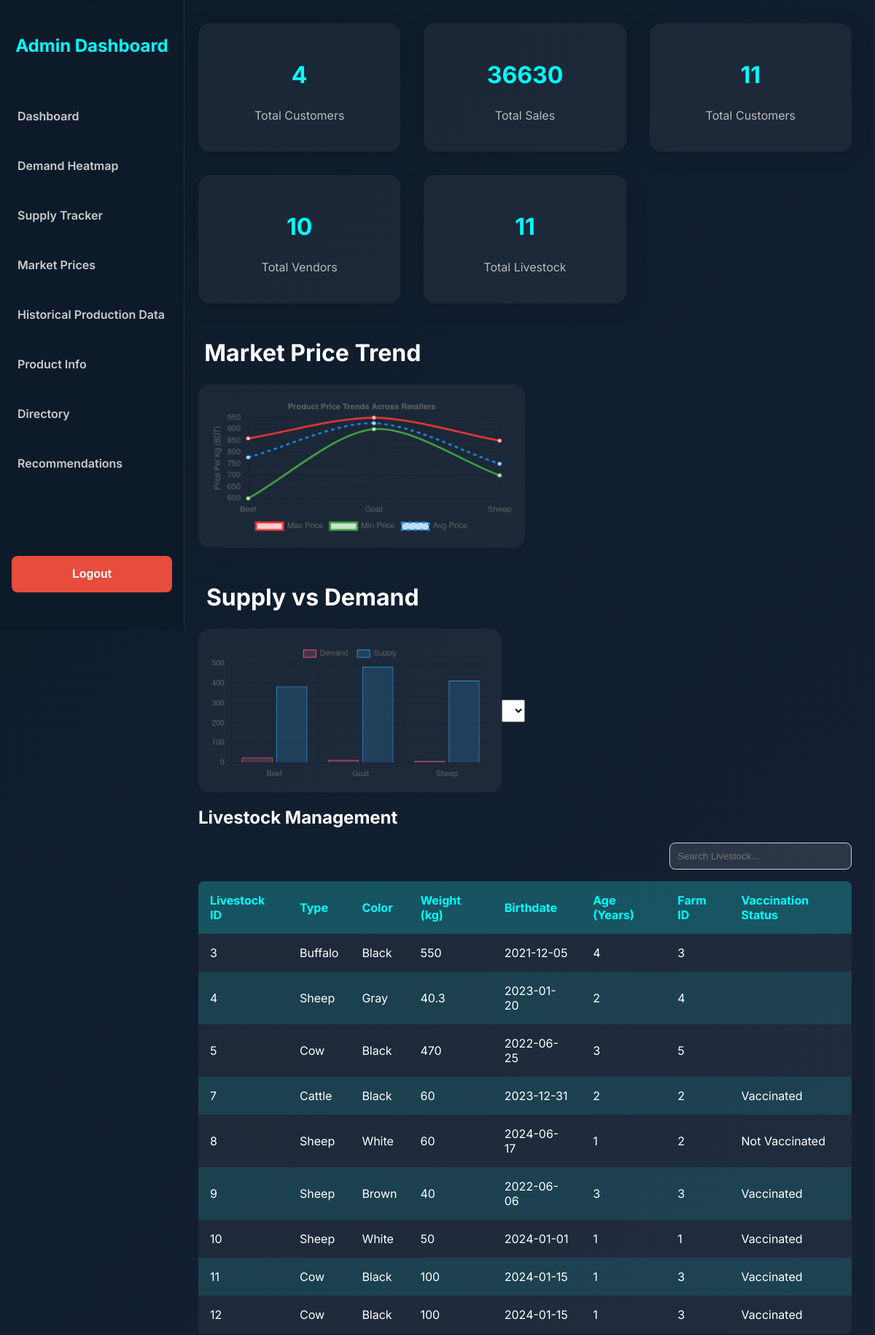
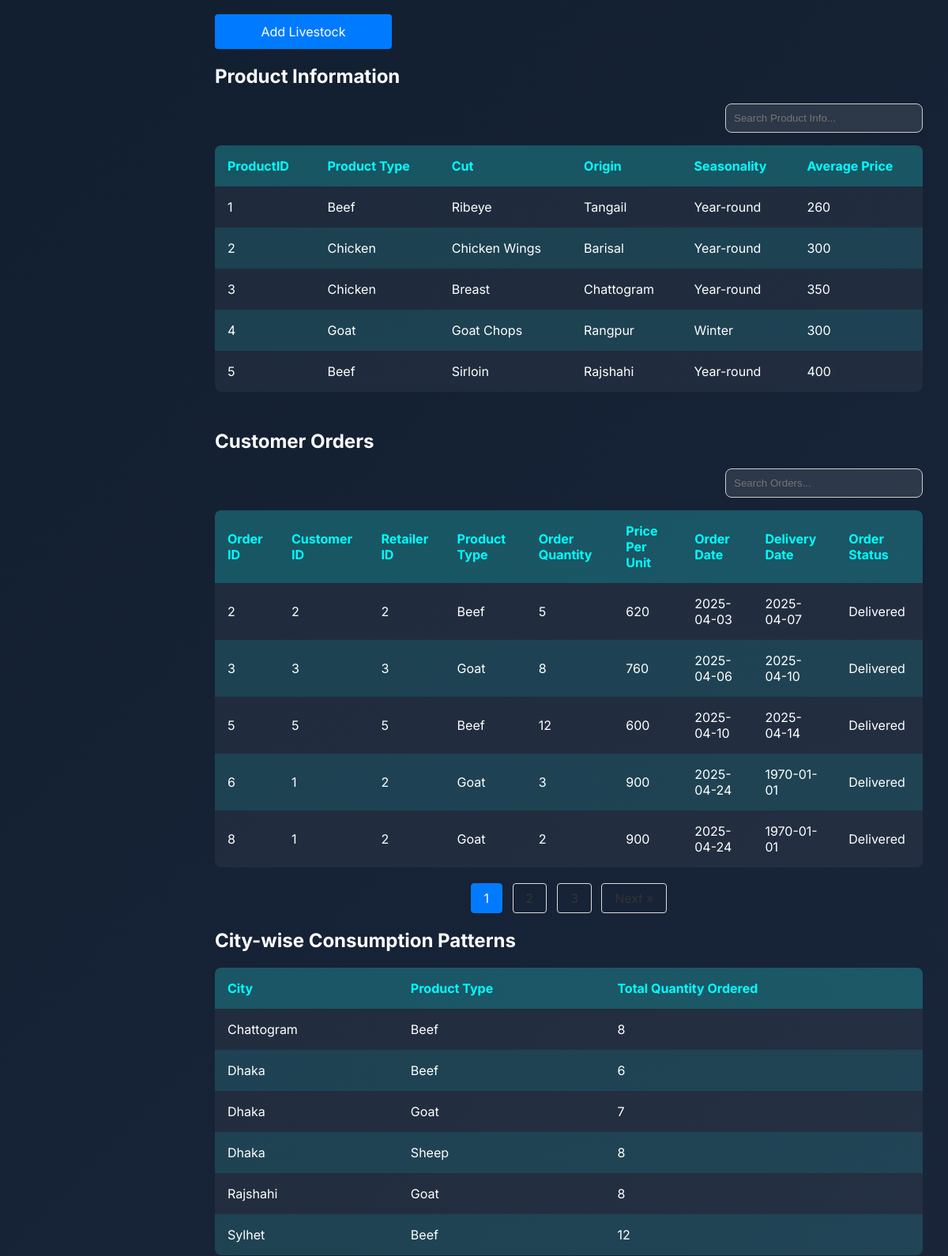
The app's page /admin.php (upper part) with its own data (2 pictures, top to bottom).
### tables this page shows
CREATE TABLE `livestock` (
  `LivestockID` int(11) NOT NULL,
  `Type` varchar(50) DEFAULT NULL,
  `Color` varchar(50) DEFAULT NULL,
  `Weight` float DEFAULT NULL,
  `Birthdate` date DEFAULT NULL,
  `Age` int(11) DEFAULT NULL,
  `FarmID` int(11) NOT NULL,
  `VaccinationStatus` varchar(50) NOT NULL
);

CREATE TABLE `meat_product` (
  `ProductID` int(11) NOT NULL,
  `type` varchar(30) NOT NULL,
  `origin` varchar(50) NOT NULL,
  `seasonality` varchar(50) NOT NULL,
  `cut` varchar(50) NOT NULL,
  `Quantity` float DEFAULT NULL,
  `Price` float DEFAULT NULL,
  `BatchID` int(11) DEFAULT NULL
);

CREATE TABLE `customer_order` (
  `OrderID` int(11) NOT NULL,
  `CustomerID` int(11) DEFAULT NULL,
  `RetailerID` int(11) DEFAULT NULL,
  `ProductType` varchar(50) NOT NULL,
  `OrderQuantity` int(11) DEFAULT NULL,
  `PricePerUnit` float DEFAULT NULL,
  `OrderDate` date DEFAULT NULL,
  `DeliveryDate` date DEFAULT NULL,
  `OrderStatus` varchar(50) DEFAULT NULL
);

### admin.php (the view, shortened to what this page needs)
<?php
include "db.php";
$sql = "SELECT COUNT(*) AS TotalCustomers FROM customer";
$result = $conn->query($sql);
if ($result->num_rows > 0) {
  $row = $result->fetch_assoc();
  $totalCustomers = $row['TotalCustomers'];
} else {
  $totalCustomers = 0;
}
$sql_sales = "SELECT SUM(OrderQuantity * PricePerUnit) AS TotalSales FROM customer_order";
$result_sales = $conn->query($sql_sales);
$totalSales = 0;
if ($result_sales->num_rows > 0) {
  $row = $result_sales->fetch_assoc();
  $totalSales = $row['TotalSales'];
}
$sql_customer_orders = "SELECT COUNT(*) AS TotalCustomerOrders FROM customer_order";
$result_customer_orders = $conn->query($sql_customer_orders);
$totalCustomerOrders = 0;
if ($result_customer_orders->num_rows > 0) {
  $row = $result_customer_orders->fetch_assoc();
  $totalCustomerOrders = $row['TotalCustomerOrders'];
}
$sql_vendors = "SELECT (SELECT COUNT(*) FROM wholesaler) + (SELECT COUNT(*) FROM retailer) AS TotalVendors";
$result_vendors = $conn->query($sql_vendors);
$totalVendors = 0;
if ($result_vendors->num_rows > 0) {
  $row = $result_vendors->fetch_assoc();
  $totalVendors = $row['TotalVendors'];
}
$trendSQL = "SELECT ProductType,
                    MAX(PricePerUnit) AS MaxPrice,
                    MIN(PricePerUnit) AS MinPrice,
                    ROUND(AVG(PricePerUnit), 2) AS AvgPrice
             FROM retailer_product
             GROUP BY ProductType";
$trendResult = $conn->query($trendSQL);
$productTypes = [];
$maxPrices = [];
$minPrices = [];
$avgPrices = [];
if ($trendResult->num_rows > 0) {
    while($row = $trendResult->fetch_assoc()) {
        $productTypes[] = $row['ProductType'];
        $maxPrices[] = (int)$row['MaxPrice'];
        $minPrices[] = (int)$row['MinPrice'];
        $avgPrices[] = (float)$row['AvgPrice'];
    }
}
$sql = "
    SELECT
        demand.ProductType,
        IFNULL(demand.total_demand, 0) AS total_demand,
        IFNULL(supply.total_supply, 0) AS total_supply
    FROM
        (SELECT
            ProductType,
            SUM(OrderQuantity) AS total_demand
        FROM
            customer_order
        GROUP BY
            ProductType) AS demand
    LEFT JOIN
        (SELECT
            ProductType,
            SUM(AvailableQuantity) AS total_supply
        FROM
            wholesaler_product
        GROUP BY
            ProductType) AS supply
    ON demand.ProductType = supply.ProductType;
";
$result = $conn->query($sql);
$product_names = [];
$demand_values = [];
$supply_values = [];
while ($row = $result->fetch_assoc()) {
  $product_names[] = $row['ProductType'];
  $demand_values[] = $row['total_demand'];
  $supply_values[] = $row['total_supply'];
}
$sql_livestock = "SELECT * FROM livestock";
$result_livestock = $conn->query($sql_livestock);
$sql = "SELECT * FROM meat_product";
$result_meat = $conn->query($sql);
$ordersPerPage = 5;
$page = isset($_GET['page']) ? (int)$_GET['page'] : 1;
$offset = ($page - 1) * $ordersPerPage;
$countResult = $conn->query("SELECT COUNT(*) AS total FROM customer_order");
$rowCount = $countResult->fetch_assoc();
$totalOrders = $rowCount['total'];
$totalPages = ceil($totalOrders / $ordersPerPage);
$sql = "SELECT * FROM customer_order LIMIT $offset, $ordersPerPage";
$result_orders = $conn->query($sql);
$sql_citywise = "SELECT c.City, co.ProductType, SUM(co.OrderQuantity) AS TotalQuantity
                 FROM customer_order co
                 JOIN customer c ON co.CustomerID = c.CustomerID
                 GROUP BY c.City, co.ProductType
                 ORDER BY c.City";
$result_citywise = mysqli_query($conn, $sql_citywise);
$data = [];
while ($row = mysqli_fetch_assoc($result_citywise)) {
    $data[] = $row;
}
?>
<!DOCTYPE html>
<html lang="en">
<head>
</head>
<body>
    <div class="sidebar">
        <h1>Admin Dashboard</h1>
        <a href="#">Dashboard</a>
        <a href="#charts">Demand Heatmap</a>
        <a href="realTimeSupplyLevel.php">Supply Tracker</a>
        <a href="#charts">Market Prices</a>
        <a href="historicalProduction.php">Historical Production Data</a>
        <a href="#livestock-management">Product Info</a>
        <a href="adminDirectory.php">Directory</a>
        <a href="#recommendation">Recommendations</a>
        <button class="logout-button" onclick="window.location.href='index.html';">Logout</button>
    </div>
    <div class="content">
        <div class="cards">
            <div class="card">
                <h2><?php echo $totalCustomers; ?></h2>
                <p>Total Customers</p>
            </div>
            <div class="card">
                <h2><?php echo $totalSales; ?></h2>
                <p>Total Sales</p>
            </div>
            <div class="card">
                <h2><?php echo $totalCustomerOrders; ?></h2>
                <p>Total Customers</p>
            </div>
            <div class="card">
                <h2><?php echo $totalVendors; ?></h2>
                <p>Total Vendors</p>
            </div>
            <div class="card">
                <h2><?php echo $totalOrders; ?></h2>
                <p>Total Livestock</p>
            </div>
        </div>
        <div class="charts" id="charts">
            <div>
                <h2 class="section-title">Market Price Trend</h2>
                <canvas id="priceTrendChart"></canvas>
            </div>
            <h2 class="section-title">Supply vs Demand</h2>
            <div class="chart-container">
                <canvas id="demandSupplyChart"></canvas>
                <div class="dropdown-container">
                    <select id="demandSupplySelect" class="chart-select">
                        <option value="monthly">Monthly</option>
                    </select>
                </div>
            </div>
        </div>
        <div class="section" id="livestock-management">
            <h2>Livestock Management</h2>
            <div class="search-bar">
                <input type="text" id="livestockSearch" placeholder="Search Livestock...">
            </div>
            <table class="table">
                <thead>
                    <tr>
                        <th>Livestock ID</th>
                        <th>Type</th>
                        <th>Color</th>
                        <th>Weight (kg)</th>
                        <th>Birthdate</th>
                        <th>Age (Years)</th>
                        <th>Farm ID</th>
                        <th>Vaccination Status</th>
                    </tr>
                </thead>
                <tbody>
                    <?php
          if ($result_livestock->num_rows > 0) {
            while ($row = $result_livestock->fetch_assoc()) {
              echo "<tr>";
              echo "<td>" . $row["LivestockID"] . "</td>";
              echo "<td>" . $row["Type"] . "</td>";
              echo "<td>" . $row["Color"] . "</td>";
              echo "<td>" . $row["Weight"] . "</td>";
              echo "<td>" . $row["Birthdate"] . "</td>";
              echo "<td>" . $row["Age"] . "</td>";
              echo "<td>" . $row["FarmID"] . "</td>";
              echo "<td>" . $row["VaccinationStatus"] . "</td>";
              echo "</tr>";
            }
          } else {
            echo "<tr><td colspan='8'>No livestock data available</td></tr>";
          }
          ?>
                </tbody>
            </table>
            <div class="section" id="livestock-management">
                <a href="adminAddLiveStock.php" class="btn btn-primary">Add Livestock</a>
            </div>
        </div>
        <div class="section">
            <h2>Product Information</h2>
            <div class="search-bar">
                <input type="text" id="productSearch" placeholder="Search Product Info...">
            </div>
            <div class="table-container">
                <table>
                    <thead>
                        <tr>
                            <th>ProductID</th>
                            <th>Product Type</th>
                            <th>Cut</th>
                            <th>Origin</th>
                            <th>Seasonality</th>
                            <th>Average Price</th>
                        </tr>
                    </thead>
                    <tbody>
                        <?php
          if ($result_meat->num_rows > 0) {
            while ($row = $result_meat->fetch_assoc()) {
              echo "<tr>";
              echo "<td>" . $row['ProductID'] . "</td>";
              echo "<td>" . $row['type'] . "</td>";
              echo "<td>" . $row['cut'] . "</td>";
              echo "<td>" . $row['origin'] . "</td>";
              echo "<td>" . $row['seasonality'] . "</td>";
              echo "<td>" . $row['Price'] . "</td>";
              echo "</tr>";
            }
          } else {
            echo "<tr><td colspan='4'>No data available</td></tr>";
          }
          ?>
                    </tbody>
                </table>
            </div>
        </div>
        <div class="section" id="customer-orders">
            <h2>Customer Orders</h2>
            <div class="search-bar">
                <input type="text" id="orderSearch" placeholder="Search Orders...">
            </div>
            <table class="table">
                <thead>
                    <tr>
                        <th>Order ID</th>
                        <th>Customer ID</th>
                        <th>Retailer ID</th>
                        <th>Product Type</th>
                        <th>Order Quantity</th>
                        <th>Price Per Unit</th>
                        <th>Order Date</th>
                        <th>Delivery Date</th>
                        <th>Order Status</th>
                    </tr>
                </thead>
                <tbody>
                    <?php
          if ($result_orders->num_rows > 0) {
            while ($row = $result_orders->fetch_assoc()) {
              echo "<tr>";
              echo "<td>" . $row["OrderID"] . "</td>";
              echo "<td>" . $row["CustomerID"] . "</td>";
              echo "<td>" . $row["RetailerID"] . "</td>";
              echo "<td>" . $row["ProductType"] . "</td>";
              echo "<td>" . $row["OrderQuantity"] . "</td>";
              echo "<td>" . $row["PricePerUnit"] . "</td>";
              echo "<td>" . $row["OrderDate"] . "</td>";
              echo "<td>" . $row["DeliveryDate"] . "</td>";
              echo "<td>" . $row["OrderStatus"] . "</td>";
              echo "</tr>";
            }
          } else {
            echo "<tr><td colspan='9'>No orders found</td></tr>";
          }
          ?>
                </tbody>
            </table>
            <div class="pagination">
                <?php for ($i = 1; $i <= $totalPages; $i++): ?>
                <a href="?page=<?php echo $i; ?>" class="<?php if ($i == $page) echo 'active'; ?>">
                    <?php echo $i; ?>
                </a>
                <?php endfor; ?>
                <?php if ($page < $totalPages): ?>
                <a href="?page=<?php echo $page + 1; ?>">Next &raquo;</a>
                <?php endif; ?>
            </div>
        </div>
        <div>
            <h2>City-wise Consumption Patterns</h2>
            <table class="table table-bordered">
                <thead>
                    <tr>
                        <th>City</th>
                        <th>Product Type</th>
                        <th>Total Quantity Ordered</th>
                    </tr>
                </thead>
                <tbody>
                    <?php foreach ($data as $row): ?>
                    <tr>
                        <td><?= htmlspecialchars($row['City']) ?></td>
                        <td><?= htmlspecialchars($row['ProductType']) ?></td>
                        <td><?= $row['TotalQuantity'] ?></td>
                    </tr>
                    <?php endforeach; ?>
                </tbody>
            </table>
        </div>
    </div>
    <script>
    var ctx = document.getElementById('demandSupplyChart').getContext('2d');
    var demandSupplyChart = new Chart(ctx, {
        type: 'bar',
        data: {
            labels: <?php echo json_encode($product_names); ?>,
            datasets: [{
                label: 'Demand',
                data: <?php echo json_encode($demand_values); ?>,
                backgroundColor: 'rgba(255, 99, 132, 0.2)',
                borderColor: 'rgba(255, 99, 132, 1)',
                borderWidth: 1
            }, {
                label: 'Supply',
                data: <?php echo json_encode($supply_values); ?>,
                backgroundColor: 'rgba(54, 162, 235, 0.2)',
                borderColor: 'rgba(54, 162, 235, 1)',
                borderWidth: 1
            }]
        },
        options: {
            scales: {
                y: {
                    beginAtZero: true
                }
            }
        },
        options: {
            plugins: {
                legend: {
                    display: true,
                    position: 'top', // Adjust the legend's position
                    labels: {
                        boxWidth: 20,
                        padding: 15
                    }
                }
            }
        }
    });
    </script>
    <script>
    const productTypes = <?php echo json_encode($productTypes); ?>;
    const maxPrices = <?php echo json_encode($maxPrices); ?>;
    const minPrices = <?php echo json_encode($minPrices); ?>;
    const avgPrices = <?php echo json_encode($avgPrices); ?>;
    const ctxTrend = document.getElementById('priceTrendChart').getContext('2d');
    const priceTrendChart = new Chart(ctxTrend, {
        type: 'line', // You can change to 'bar' if preferred
        data: {
            labels: productTypes,
            datasets: [{
                    label: 'Max Price',
                    data: maxPrices,
                    borderColor: '#e53935',
                    backgroundColor: '#ffcdd2',
                    fill: false,
                    tension: 0.3
                },
                {
                    label: 'Min Price',
                    data: minPrices,
                    borderColor: '#43a047',
                    backgroundColor: '#c8e6c9',
                    fill: false,
                    tension: 0.3
                },
                {
                    label: 'Avg Price',
                    data: avgPrices,
                    borderColor: '#1e88e5',
                    backgroundColor: '#bbdefb',
                    fill: false,
                    borderDash: [5, 5],
                    tension: 0.3
                }
            ]
        },
        options: {
            responsive: true,
            plugins: {
                title: {
                    display: true,
                    text: 'Product Price Trends Across Retailers'
                },
                legend: {
                    position: 'bottom'
                }
            },
            scales: {
                y: {
                    title: {
                        display: true,
                        text: 'Price Per Kg (BDT)'
                    },
                    beginAtZero: false
                }
            }
        }
    });
    </script>
</body>
</html>

### records on screen
livestock: LivestockID "3", Type "Buffalo", Color "Black", Weight "550", Birthdate "2021-12-05", Age "4", FarmID "3"
livestock: LivestockID "4", Type "Sheep", Color "Gray", Weight "40.3", Birthdate "2023-01-20", Age "2", FarmID "4"
livestock: LivestockID "5", Type "Cow", Color "Black", Weight "470", Birthdate "2022-06-25", Age "3", FarmID "5"
livestock: LivestockID "7", Type "Cattle", Color "Black", Weight "60", Birthdate "2023-12-31", Age "2", FarmID "2", VaccinationStatus "Vaccinated"
livestock: LivestockID "8", Type "Sheep", Color "White", Weight "60", Birthdate "2024-06-17", Age "1", FarmID "2", VaccinationStatus "Not Vaccinated"
livestock: LivestockID "9", Type "Sheep", Color "Brown", Weight "40", Birthdate "2022-06-06", Age "3", FarmID "3", VaccinationStatus "Vaccinated"
livestock: LivestockID "10", Type "Sheep", Color "White", Weight "50", Birthdate "2024-01-01", Age "1", FarmID "1", VaccinationStatus "Vaccinated"
livestock: LivestockID "11", Type "Cow", Color "Black", Weight "100", Birthdate "2024-01-15", Age "1", FarmID "3", VaccinationStatus "Vaccinated"
livestock: LivestockID "12", Type "Cow", Color "Black", Weight "100", Birthdate "2024-01-15", Age "1", FarmID "3", VaccinationStatus "Vaccinated"
meat_product: ProductID "1", type "Beef", cut "Ribeye", origin "Tangail", seasonality "Year-round", Price "260"
meat_product: ProductID "2", type "Chicken", cut "Chicken Wings", origin "Barisal", seasonality "Year-round", Price "300"
meat_product: ProductID "3", type "Chicken", cut "Breast", origin "Chattogram", seasonality "Year-round", Price "350"
meat_product: ProductID "4", type "Goat", cut "Goat Chops", origin "Rangpur", seasonality "Winter", Price "300"
meat_product: ProductID "5", type "Beef", cut "Sirloin", origin "Rajshahi", seasonality "Year-round", Price "400"
customer_order: OrderID "2", CustomerID "2", RetailerID "2", ProductType "Beef", OrderQuantity "5", PricePerUnit "620", OrderDate "2025-04-03", DeliveryDate "2025-04-07", OrderStatus "Delivered"
customer_order: OrderID "3", CustomerID "3", RetailerID "3", ProductType "Goat", OrderQuantity "8", PricePerUnit "760", OrderDate "2025-04-06", DeliveryDate "2025-04-10", OrderStatus "Delivered"
customer_order: OrderID "5", CustomerID "5", RetailerID "5", ProductType "Beef", OrderQuantity "12", PricePerUnit "600", OrderDate "2025-04-10", DeliveryDate "2025-04-14", OrderStatus "Delivered"
customer_order: OrderID "6", CustomerID "1", RetailerID "2", ProductType "Goat", OrderQuantity "3", PricePerUnit "900", OrderDate "2025-04-24", DeliveryDate "1970-01-01", OrderStatus "Delivered"
customer_order: OrderID "8", CustomerID "1", RetailerID "2", ProductType "Goat", OrderQuantity "2", PricePerUnit "900", OrderDate "2025-04-24", DeliveryDate "1970-01-01", OrderStatus "Delivered"

### other values on screen
$totalCustomers "4"
$totalSales "36630"
$totalCustomerOrders "11"
$totalVendors "10"
$totalOrders "11"
$row['City'] "Chattogram"
$row['ProductType'] "Beef"
$row['TotalQuantity'] "8"
$row['City'] "Dhaka"
$row['TotalQuantity'] "6"
$row['ProductType'] "Goat"
$row['TotalQuantity'] "7"
$row['ProductType'] "Sheep"
$row['City'] "Rajshahi"
$row['City'] "Sylhet"
